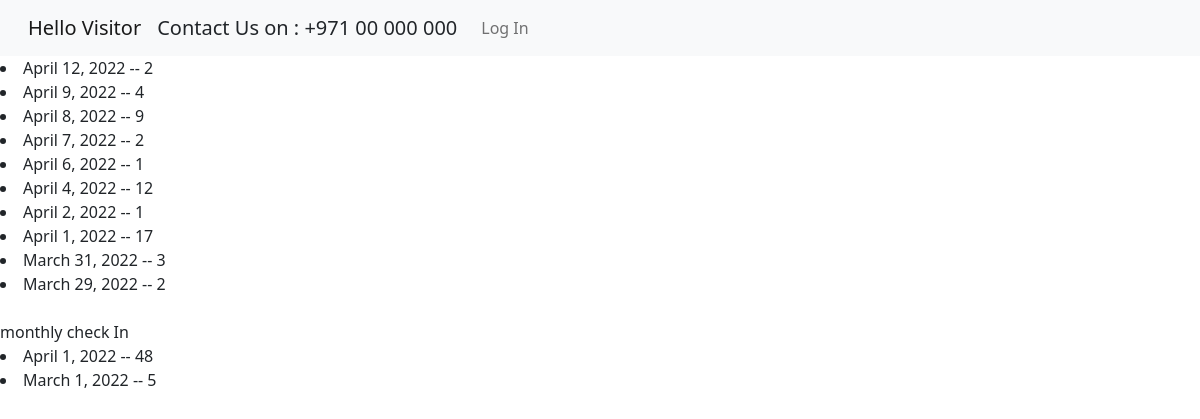
Before: /customerAttendance/ with the older database file.
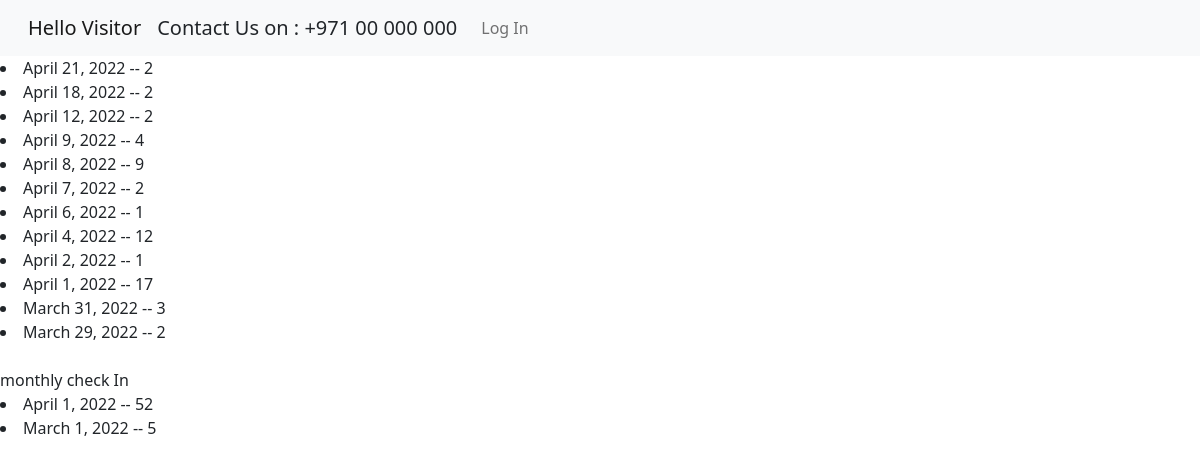
After: the same page with the newer database file.
### student/models.py (models this page shows, shortened)
class checkInData(models.Model):
    checkInSeq = models.AutoField(primary_key=True)
    studentId = models.IntegerField()
    checkIn = models.IntegerField(default=1 , editable=False)
    checkInDate = models.DateField(default=datetime.now , editable=False)

### student/views.py (the view)
# urls.py: path('customerAttendance/',views.customerAttendance , name='customerAttendance'),
def customerAttendance(request):
    totalCheckInMonthly = checkInData.objects.annotate(month = TruncMonth('checkInDate')).values('month').annotate(tCheck = Count('checkInSeq')).order_by('-month')
    checkInTotal = checkInData.objects.values('checkInDate').annotate(countCheck = Count('checkInSeq')).order_by('-checkInDate')
    conte = {'checkInTotal':checkInTotal,'totalCheckInMonthly':totalCheckInMonthly}
    return render(request,'student/checkInReport.html',conte)

### student/templates/student/checkInReport.html (shortened to what this page needs)
{% extends 'student/base.html' %}
{% load static %}
{% block content %}
{% for x in  checkInTotal %}
<li>{{x.checkInDate}} -- {{x.countCheck}}</li>
{% endfor %}
<br>
monthly check In
{% for x in  totalCheckInMonthly %}
<li>{{x.month}} -- {{x.tCheck}}</li>
{% endfor %}
{% endblock  %}

### student/templates/student/base.html (shortened to what this page needs)
{% load static %}
<!doctype html>
<html lang="en">
  <head>
    <link rel="stylesheet" href="https://stackpath.bootstrapcdn.com/bootstrap/4.3.1/css/bootstrap.min.css">
    <link rel="stylesheet" href="https://use.fontawesome.com/releases/v5.6.3/css/all.css">
    <link rel="stylesheet" href="https://unpkg.com/bootstrap-table@1.19.1/dist/bootstrap-table.min.css">
    <link rel="stylesheet" href="https://stackpath.bootstrapcdn.com/bootstrap/4.4.1/css/bootstrap.min.css">
    <link href="https://cdn.jsdelivr.net/npm/bootstrap@5.0.2/dist/css/bootstrap.min.css" rel="stylesheet">
    <link rel="stylesheet" type="text/css" href="{% static 'student/custom.css' %}?{% now "U" %}">
  </head>
  <body>
    {% include 'student/navbar.html' %}
    {% block content %}
    {% endblock %}
</body>
</html>

### student/templates/student/navbar.html (shortened to what this page needs)
<nav class="navbar navbar-expand-lg navbar-light bg-light">
    <div class="container-fluid">
      {% if user.is_authenticated %}
      <a class="navbar-brand" href="#">{{user}}</a>
      {% else %}
      <a class="navbar-brand" href="#">Hello Visitor</a>
      <a class="navbar-brand" >Contact Us on : +971 00 000 000</a>
      {% endif %}
      <div class="collapse navbar-collapse" id="navbarSupportedContent">
        <ul class="navbar-nav me-auto mb-2 mb-lg-0">
        {% if user.is_authenticated %}
        <li class="form-inline d-flex">
          <a class="nav-link" href="{% url 'logout' %}">Logout</a>
        {% else %}
        <li class="fnav-item">
          <a class="nav-link" href="{% url 'login' %}">Log In</a>
        {% endif %}
        </li>
      </div>
    </div>
  </nav>

Changed rows visible on the page:
added checkInData: checkInDate "April 21, 2022", countCheck "2"
added checkInData: checkInDate "April 18, 2022", countCheck "2"
Other visible differences:
new list line: "April 1, 2022 -- 52"
list line gone: "April 1, 2022 -- 48"
